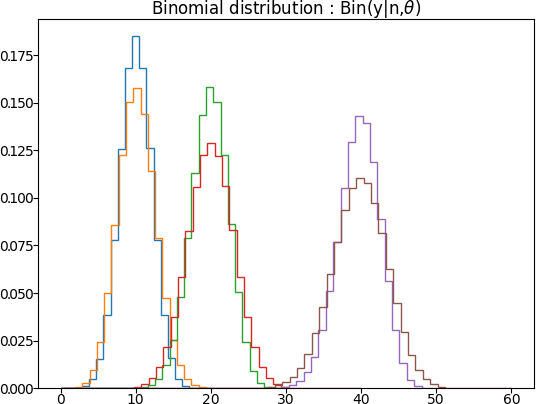

The script that saved this image:
#coding: utf-8

import numpy as np
import numpy.random as rd
import matplotlib.pyplot as plt
from math import pi
from scipy.special import i0

#データ数
NUM=1000000

"""二項分布分布"""
#パラメータ
for N,theta in [[20,0.5],[30,1/3],[30,2/3],[40,0.5],[50,0.8],[60,2/3]]:
	#データ生成
	x=np.random.binomial(N,theta,NUM)
	plt.hist(x, histtype='step', bins=(N+1), range=(0, N), normed=True)

#プロット
plt.title("Binomial distribution : Bin(y|n,$\\theta$)")
filename="Binomial.png"
plt.savefig(filename)
plt.show()

